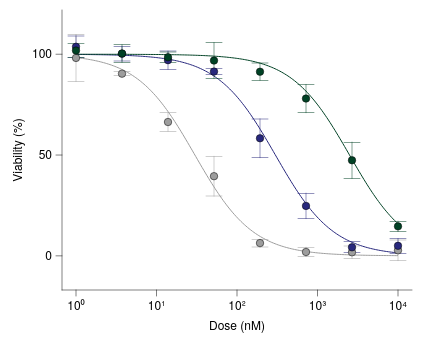

Specify this chart in Vega-Lite:
### Vega-Lite specification from a JSON file in a GitHub repository (floating-point values rounded to 4 significant figures; data arrays with more than 128 entries replaced by an {"elided": "..."} marker saying what was removed)
{"background": null, "config": {"arc": {"fill": "#DBDBDB", "fillOpacity": 1.0, "innerRadius": 35.0, "padAngle": 0.03, "stroke": "black", "strokeOpacity": 1, "strokeWidth": 0.25}, "area": {"fill": "#DBDBDB", "fillOpacity": 1.0, "stroke": "black", "strokeOpacity": 1, "strokeWidth": 0.25}, "axis": {"domain": true, "domainCap": "round", "domainColor": "black", "domainWidth": 0.25, "grid": false, "gridCap": "round", "gridColor": "#F1F1F1", "gridDash": [0, 0], "gridOpacity": 1.0, "gridWidth": 0.25, "labelColor": "black", "labelFont": "Helvetica Neue, HelveticaNeue, Helvetica, Arial, sans-serif", "labelFontSize": 6, "labelFontStyle": "normal", "labelFontWeight": 400, "offset": 0, "ticks": true, "tickCap": "round", "tickColor": "black", "tickRound": false, "tickSize": 3.0, "tickWidth": 0.25, "titleColor": "black", "titleFont": "Helvetica Neue, HelveticaNeue, Helvetica, Arial, sans-serif", "titleFontSize": 6, "titleFontStyle": "normal", "titleFontWeight": 400}, "axisX": {"domain": true, "labelAlign": "center", "labelAngle": 0, "labels": true, "ticks": true, "translate": 0}, "axisY": {"domain": true, "labelAlign": "right", "labelAngle": 0, "labels": true, "ticks": true, "translate": 0}, "axisRight": {"domain": true, "labelAlign": "left", "labelAngle": 0, "labels": true, "ticks": true, "translate": 0}, "axisTop": {"domain": true, "labelAlign": "center", "labelAngle": 0, "labels": true, "ticks": true, "translate": 0}, "axisBand": {"tickOffset": 0}, "bar": {"fill": "#DBDBDB", "fillOpacity": 1.0, "stroke": "black", "strokeOpacity": 1, "strokeWidth": 0.25}, "boxplot": {"size": 12.6, "ticks": {"cornerRadius": 0.25, "fill": "black", "opacity": 1, "size": 6.3, "thickness": 0.25}, "box": {"fillOpacity": 1.0, "stroke": "black", "strokeOpacity": 1, "strokeWidth": 0.25}, "median": {"cornerRadius": 0, "fill": "black", "fillOpacity": 1.0, "opacity": 1, "size": 12.6, "thickness": 0.25}, "rule": {"fill": "black", "fillOpacity": 1.0, "size": 14.0, "stroke": "black", "strokeDash": [0, 0], "strokeOpacity": 1, "strokeWidth": 0.25}, "outliers": {"color": "black", "fill": "black", "fillOpacity": 1.0, "size": 0, "stroke": "black", "strokeOpacity": 1, "strokeWidth": 0.25}}, "circle": {"fill": "black", "fillOpacity": 1.0, "size": 1.75, "stroke": null, "strokeOpacity": 1, "strokeWidth": 0.25}, "errorband": {"band": {"fillOpacity": 0.6, "stroke": null, "strokeWidth": 0.25, "strokeOpacity": 1}, "borders": {"opacity": 0, "strokeOpacity": 1, "strokeWidth": 0.25}}, "errorbar": {"opacity": 1, "rule": {"strokeDash": [0, 0], "strokeWidth": 0.25}, "ticks": {"color": "black", "cornerRadius": 0.125, "opacity": 1, "size": 8.4, "thickness": 0.25}, "thickness": 0.25}, "font": "Helvetica Neue, HelveticaNeue, Helvetica, Arial, sans-serif", "geoshape": {"fill": "#DBDBDB", "fillOpacity": 1.0, "stroke": "black", "strokeOpacity": 1, "strokeWidth": 0.25}, "header": {"labelColor": "black", "labelFont": "Helvetica Neue, HelveticaNeue, Helvetica, Arial, sans-serif", "labelFontSize": 6, "labelFontStyle": "normal", "labelFontWeight": 400, "titleColor": "black", "titleFont": "Helvetica Neue, HelveticaNeue, Helvetica, Arial, sans-serif", "titleFontSize": 6, "titleFontStyle": "normal", "titleFontWeight": 400, "titlePadding": 0}, "legend": {"disable": false, "offset": 4.5, "titlePadding": 4, "labelOffset": 2, "gradientLabelOffset": 2, "columnPadding": 4, "rowPadding": 2, "gradientThickness": 5, "gradientOpacity": 1.0, "gradientStrokeColor": "black", "gradientStrokeWidth": 0.25, "labelColor": "black", "labelFont": "Helvetica Neue, HelveticaNeue, Helvetica, Arial, sans-serif", "labelFontSize": 6, "labelFontStyle": "normal", "labelFontWeight": 400, "strokeColor": "black", "strokeWidth": 0, "symbolSize": 36, "symbolStrokeColor": "black", "symbolStrokeWidth": 0.25, "titleColor": "black", "titleFont": "Helvetica Neue, HelveticaNeue, Helvetica, Arial, sans-serif", "titleFontSize": 6, "titleFontStyle": "normal", "titleFontWeight": 400}, "line": {"color": "black", "stroke": "black", "strokeCap": "butt", "strokeDash": [0, 0], "strokeOpacity": 1, "strokeWidth": 0.5}, "point": {"filled": true, "fill": "#DBDBDB", "fillOpacity": 1.0, "size": 7.0, "stroke": "black", "strokeOpacity": 1, "strokeWidth": 0.25}, "range": {"category": ["#9D9D9D", "#28287D", "#004225", "#47266F", "#00605D", "#DBDBDB", "#7983C1", "#6E927B", "#937FB4", "#699A97"], "diverging": {"scheme": ["#4F4265", "#6A5C82", "#85789D", "#A196B7", "#BDB5CE", "#D8D6DD", "#F6F6F6", "#CED8D7", "#9DBFBD", "#75A3A0", "#518683", "#326967", "#164D4B"]}, "heatmap": {"scheme": ["#440154", "#472270", "#433E82", "#38598C", "#2C728E", "#238A8D", "#24A086", "#39B578", "#5DC862", "#96D646", "#CAE02D", "#FDE724"]}, "ordinal": {"scheme": ["#F1F1F1", "#DBDBDB", "#C6C6C6", "#B2B2B2", "#9D9D9D", "#898989", "#767676", "#636363", "#515151", "#404040", "#2F2F2F", "#1F1F1F"]}, "ramp": {"scheme": ["#440154", "#472270", "#433E82", "#38598C", "#2C728E", "#238A8D", "#24A086", "#39B578", "#5DC862", "#96D646", "#CAE02D", "#FDE724"]}}, "rule": {"color": "black", "stroke": "black", "strokeCap": "round", "strokeDash": [2, 2], "strokeOpacity": 1, "strokeWidth": 0.25}, "scale": {"barBandPaddingInner": 0.1, "rectBandPaddingInner": 0, "tickBandPaddingInner": 0.1, "bandPaddingOuter": 0.1, "bandWithNestedOffsetPaddingInner": 0.2, "bandWithNestedOffsetPaddingOuter": 0.2, "offsetBandPaddingInner": 0, "offsetBandPaddingOuter": 0, "continuousPadding": 7.0, "round": false}, "rect": {"fill": "#DBDBDB", "fillOpacity": 1.0, "stroke": "black", "strokeOpacity": 1, "strokeWidth": 0.25}, "square": {"fill": "#DBDBDB", "fillOpacity": 1.0, "size": 14.0, "stroke": "black", "strokeOpacity": 1, "strokeWidth": 0.25}, "text": {"color": "black", "font": "Helvetica Neue, HelveticaNeue, Helvetica, Arial, sans-serif", "fontSize": 6, "fontStyle": "normal", "fontWeight": 400}, "tick": {"color": "black", "cornerRadius": 0.125, "opacity": 1.0, "size": 12.6, "thickness": 0.25}, "title": {"anchor": "middle", "frame": "group", "color": "black", "font": "Helvetica Neue, HelveticaNeue, Helvetica, Arial, sans-serif", "fontSize": 6, "fontStyle": "normal", "fontWeight": 400, "subtitleColor": "black", "subtitleFont": "Helvetica Neue, HelveticaNeue, Helvetica, Arial, sans-serif", "subtitleFontSize": 6, "subtitleFontStyle": "normal", "subtitleFontWeight": 400}, "trail": {"color": "black", "opacity": 1, "size": 0.5}, "view": {"continuousWidth": 175, "continuousHeight": 140, "discreteWidth": 175, "discreteHeight": 140, "fill": null, "stroke": null, "strokeWidth": 0.25}}, "layer": [{"data": {"name": "data-31df638c295cd54636d5b0bf0612c6dd"}, "mark": {"type": "line"}, "encoding": {"color": {"field": "compound", "title": null, "type": "nominal"}, "x": {"axis": {"labelExpr": "round(log(datum.value) / log(10)) < 0 ? '10⁻' + (abs(round(log(datum.value) / log(10))) >= 10 ? '⁰¹²³⁴⁵⁶⁷⁸⁹'[floor(abs(round(log(datum.value) / log(10)))/10)] + '⁰¹²³⁴⁵⁶⁷⁸⁹'[abs(round(log(datum.value) / log(10)))%10] : '⁰¹²³⁴⁵⁶⁷⁸⁹'[abs(round(log(datum.value) / log(10)))]) : '10' + (abs(round(log(datum.value) / log(10))) >= 10 ? '⁰¹²³⁴⁵⁶⁷⁸⁹'[floor(abs(round(log(datum.value) / log(10)))/10)] + '⁰¹²³⁴⁵⁶⁷⁸⁹'[abs(round(log(datum.value) / log(10)))%10] : '⁰¹²³⁴⁵⁶⁷⁸⁹'[abs(round(log(datum.value) / log(10)))])", "values": [1, 10, 100, 1000, 10000]}, "field": "dose", "scale": {"domain": [1, 10000], "nice": false, "type": "log"}, "title": "Dose (nM)", "type": "quantitative"}, "y": {"field": "viab", "scale": {"domain": [-10, 115], "nice": false}, "title": "Viability (%)", "type": "quantitative"}}}, {"data": {"name": "data-6231d8e47a309bed60d796071a08c6d1"}, "mark": {"type": "errorbar", "extent": "stdev"}, "encoding": {"color": {"field": "compound", "legend": null, "type": "nominal"}, "x": {"axis": {"labelExpr": "round(log(datum.value) / log(10)) < 0 ? '10⁻' + (abs(round(log(datum.value) / log(10))) >= 10 ? '⁰¹²³⁴⁵⁶⁷⁸⁹'[floor(abs(round(log(datum.value) / log(10)))/10)] + '⁰¹²³⁴⁵⁶⁷⁸⁹'[abs(round(log(datum.value) / log(10)))%10] : '⁰¹²³⁴⁵⁶⁷⁸⁹'[abs(round(log(datum.value) / log(10)))]) : '10' + (abs(round(log(datum.value) / log(10))) >= 10 ? '⁰¹²³⁴⁵⁶⁷⁸⁹'[floor(abs(round(log(datum.value) / log(10)))/10)] + '⁰¹²³⁴⁵⁶⁷⁸⁹'[abs(round(log(datum.value) / log(10)))%10] : '⁰¹²³⁴⁵⁶⁷⁸⁹'[abs(round(log(datum.value) / log(10)))])", "values": [1, 10, 100, 1000, 10000]}, "field": "dose", "scale": {"domain": [1, 10000], "nice": false, "type": "log"}, "title": "Dose (nM)", "type": "quantitative"}, "y": {"field": "viab", "scale": {"domain": [-10, 115], "nice": false}, "title": "Viability (%)", "type": "quantitative"}}}, {"data": {"name": "data-6231d8e47a309bed60d796071a08c6d1"}, "mark": {"type": "point", "filled": true, "size": 14}, "encoding": {"color": {"field": "compound", "legend": null, "type": "nominal"}, "x": {"axis": {"labelExpr": "round(log(datum.value) / log(10)) < 0 ? '10⁻' + (abs(round(log(datum.value) / log(10))) >= 10 ? '⁰¹²³⁴⁵⁶⁷⁸⁹'[floor(abs(round(log(datum.value) / log(10)))/10)] + '⁰¹²³⁴⁵⁶⁷⁸⁹'[abs(round(log(datum.value) / log(10)))%10] : '⁰¹²³⁴⁵⁶⁷⁸⁹'[abs(round(log(datum.value) / log(10)))]) : '10' + (abs(round(log(datum.value) / log(10))) >= 10 ? '⁰¹²³⁴⁵⁶⁷⁸⁹'[floor(abs(round(log(datum.value) / log(10)))/10)] + '⁰¹²³⁴⁵⁶⁷⁸⁹'[abs(round(log(datum.value) / log(10)))%10] : '⁰¹²³⁴⁵⁶⁷⁸⁹'[abs(round(log(datum.value) / log(10)))])", "values": [1, 10, 100, 1000, 10000]}, "field": "dose", "scale": {"domain": [1, 10000], "nice": false, "type": "log"}, "title": "Dose (nM)", "type": "quantitative"}, "y": {"aggregate": "mean", "field": "viab", "type": "quantitative", "scale": {"nice": false}}}}], "$schema": "https://vega.github.io/schema/vega-lite/v6.4.1.json", "datasets": {"data-31df638c295cd54636d5b0bf0612c6dd": {"elided": "600 records"}, "data-6231d8e47a309bed60d796071a08c6d1": [{"dose": 1.0, "viab": 108.5, "compound": "Compound A"}, {"dose": 1.0, "viab": 85.56, "compound": "Compound A"}, {"dose": 1.0, "viab": 100.4, "compound": "Compound A"}, {"dose": 3.728, "viab": 89.59, "compound": "Compound A"}, {"dose": 3.728, "viab": 90.17, "compound": "Compound A"}, {"dose": 3.728, "viab": 91.35, "compound": "Compound A"}, {"dose": 13.89, "viab": 61.48, "compound": "Compound A"}, {"dose": 13.89, "viab": 70.42, "compound": "Compound A"}, {"dose": 13.89, "viab": 67.25, "compound": "Compound A"}, {"dose": 51.79, "viab": 50.79, "compound": "Compound A"}, {"dose": 51.79, "viab": 35.31, "compound": "Compound A"}, {"dose": 51.79, "viab": 32.42, "compound": "Compound A"}, {"dose": 193.1, "viab": 8.265, "compound": "Compound A"}, {"dose": 193.1, "viab": 6.332, "compound": "Compound A"}, {"dose": 193.1, "viab": 4.396, "compound": "Compound A"}, {"dose": 719.7, "viab": 0.2062, "compound": "Compound A"}, {"dose": 719.7, "viab": 4.57, "compound": "Compound A"}, {"dose": 719.7, "viab": 0.9674, "compound": "Compound A"}, {"dose": 2683.0, "viab": 5.242, "compound": "Compound A"}, {"dose": 2683.0, "viab": -0.5458, "compound": "Compound A"}, {"dose": 2683.0, "viab": 0.5745, "compound": "Compound A"}, {"dose": 10000.0, "viab": 7.823, "compound": "Compound A"}, {"dose": 10000.0, "viab": 2.819, "compound": "Compound A"}, {"dose": 10000.0, "viab": -2.432, "compound": "Compound A"}, {"dose": 1.0, "viab": 98.98, "compound": "Compound B"}, {"dose": 1.0, "viab": 102.6, "compound": "Compound B"}, {"dose": 1.0, "viab": 109.6, "compound": "Compound B"}, {"dose": 3.728, "viab": 98.14, "compound": "Compound B"}, {"dose": 3.728, "viab": 98.27, "compound": "Compound B"}, {"dose": 3.728, "viab": 104.5, "compound": "Compound B"}, {"dose": 13.89, "viab": 93.12, "compound": "Compound B"}, {"dose": 13.89, "viab": 96.1, "compound": "Compound B"}, {"dose": 13.89, "viab": 102.0, "compound": "Compound B"}, {"dose": 51.79, "viab": 92.07, "compound": "Compound B"}, {"dose": 51.79, "viab": 89.62, "compound": "Compound B"}, {"dose": 51.79, "viab": 92.52, "compound": "Compound B"}, {"dose": 193.1, "viab": 48.78, "compound": "Compound B"}, {"dose": 193.1, "viab": 68.03, "compound": "Compound B"}, {"dose": 193.1, "viab": 58.12, "compound": "Compound B"}, {"dose": 719.7, "viab": 17.58, "compound": "Compound B"}, {"dose": 719.7, "viab": 27.3, "compound": "Compound B"}, {"dose": 719.7, "viab": 29.42, "compound": "Compound B"}, {"dose": 2683.0, "viab": 4.506, "compound": "Compound B"}, {"dose": 2683.0, "viab": 1.348, "compound": "Compound B"}, {"dose": 2683.0, "viab": 6.86, "compound": "Compound B"}, {"dose": 10000.0, "viab": 1.202, "compound": "Compound B"}, {"dose": 10000.0, "viab": 8.494, "compound": "Compound B"}, {"dose": 10000.0, "viab": 5.203, "compound": "Compound B"}, {"dose": 1.0, "viab": 101.0, "compound": "Compound C"}, {"dose": 1.0, "viab": 105.5, "compound": "Compound C"}, {"dose": 1.0, "viab": 98.96, "compound": "Compound C"}, {"dose": 3.728, "viab": 95.33, "compound": "Compound C"}, {"dose": 3.728, "viab": 102.9, "compound": "Compound C"}, {"dose": 3.728, "viab": 102.9, "compound": "Compound C"}, {"dose": 13.89, "viab": 98.73, "compound": "Compound C"}, {"dose": 13.89, "viab": 95.89, "compound": "Compound C"}, {"dose": 13.89, "viab": 100.9, "compound": "Compound C"}, {"dose": 51.79, "viab": 86.59, "compound": "Compound C"}, {"dose": 51.79, "viab": 102.5, "compound": "Compound C"}, {"dose": 51.79, "viab": 101.5, "compound": "Compound C"}, {"dose": 193.1, "viab": 87.38, "compound": "Compound C"}, {"dose": 193.1, "viab": 95.88, "compound": "Compound C"}, {"dose": 193.1, "viab": 90.76, "compound": "Compound C"}, {"dose": 719.7, "viab": 85.46, "compound": "Compound C"}, {"dose": 719.7, "viab": 71.5, "compound": "Compound C"}, {"dose": 719.7, "viab": 77.1, "compound": "Compound C"}, {"dose": 2683.0, "viab": 51.43, "compound": "Compound C"}, {"dose": 2683.0, "viab": 53.67, "compound": "Compound C"}, {"dose": 2683.0, "viab": 37.1, "compound": "Compound C"}, {"dose": 10000.0, "viab": 13.44, "compound": "Compound C"}, {"dose": 10000.0, "viab": 17.57, "compound": "Compound C"}, {"dose": 10000.0, "viab": 12.88, "compound": "Compound C"}]}}
